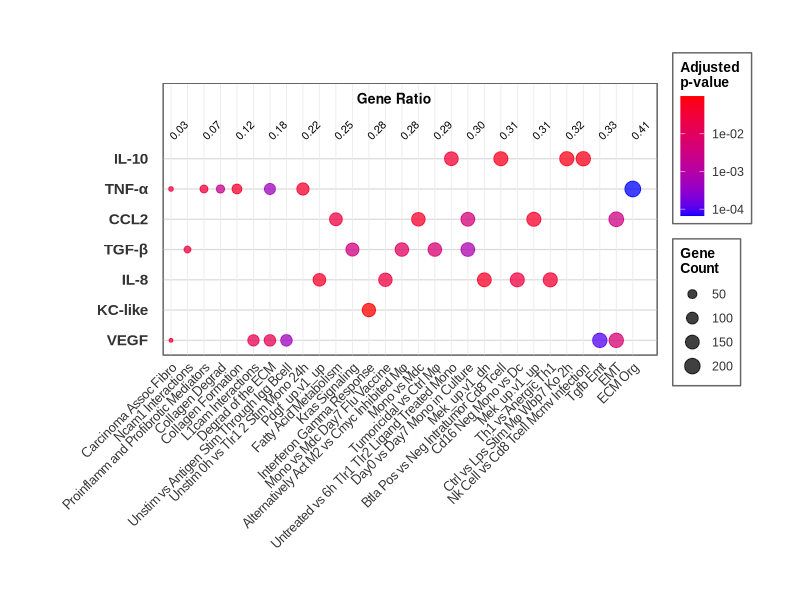
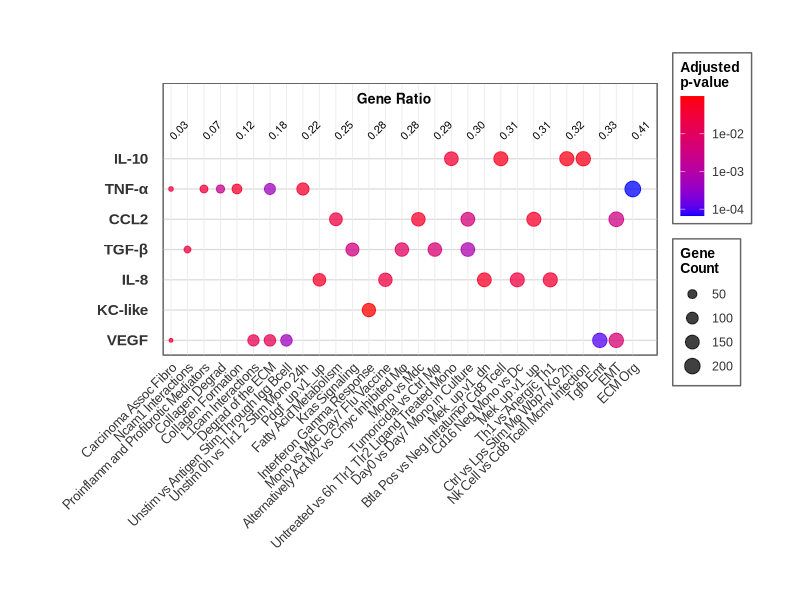
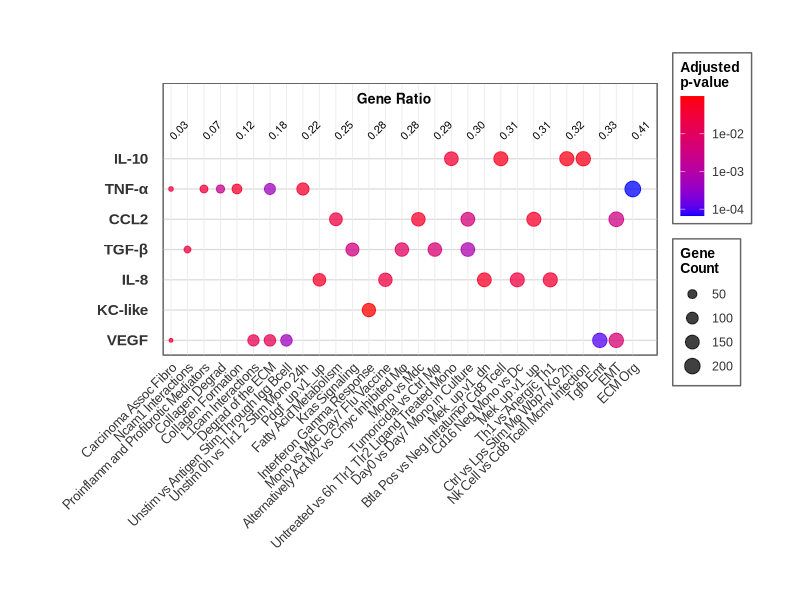
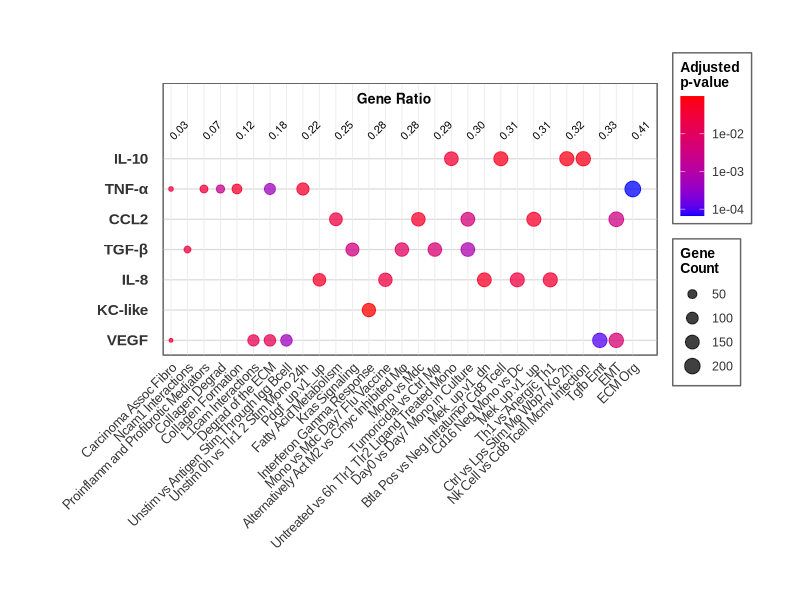

Write R code to recreate these figures, in order.
# ==========================================
# PLOS ONE GSEA DOTPLOT - SWIMLANE LAYOUT
# ==========================================

library(ggplot2)
library(dplyr)
library(tidyr)

dat <- read.csv("select_gsea_results_for_figure.csv", stringsAsFactors = FALSE)

# Pathway name formatting with abbreviations
format_pathway_names <- function(pathway_names) {
  cleaned <- gsub("^(HALLMARK_|GSE\\d+_|MEK_UP\\.V1_|FOROUTAN_|REACTOME_|MISHRA_|WP_|PDGF_UP\\.V1_)", "", pathway_names)
  cleaned <- gsub("(_|\\b)(UP|DOWN|DN)(\\b|_)", " ", cleaned, ignore.case = TRUE)
  cleaned <- gsub("_+", " ", cleaned)
  cleaned <- gsub("\\s+", " ", cleaned)
  cleaned <- trimws(cleaned)
  
  is_empty <- nchar(cleaned) == 0 | cleaned %in% c("Up", "Dn", "up", "dn", "DOWN", "DOWN ")
  cleaned[is_empty] <- pathway_names[is_empty]
  
  t <- tools::toTitleCase(tolower(cleaned))
  t <- gsub("\\bDna\\b", "DNA", t)
  t <- gsub("\\bRna\\b", "RNA", t)
  t <- gsub("\\bTnf\\b", "TNF", t)
  t <- gsub("\\bIl\\b", "IL", t)
  t <- gsub("\\bVs\\b", "vs", t)
  
  # Abbreviations
  t <- gsub("Epithelial Mesenchymal Transition", "EMT", t)
  t <- gsub("Extracellular Matrix", "ECM", t)
  t <- gsub("Macrophage", "Mφ", t)
  t <- gsub("Monocyte", "Mono", t)
  t <- gsub("Organization", "Org", t)
  t <- gsub("Associated", "Assoc", t)
  t <- gsub("Fibroblast", "Fibro", t)
  t <- gsub("Degradation", "Degrad", t)
  t <- gsub("Proinflammatory", "Proinflamm", t)
  t <- gsub("Intratumoral", "Intratumor", t)
  
  # Remove "Overview of" prefix - use ignore.case to catch all variations
  t <- gsub("^Overview of ", "", t, ignore.case = TRUE)
  t <- trimws(t)  # Clean up any extra whitespace
  
  return(t)
}
  
 

# Cytokine normalization
normalize_cytokine <- function(x) {
  case_when(
    tolower(x) == "tnf.a" | tolower(x) == "tnf-a" ~ "TNF-α",
    tolower(x) == "tgf.b" | tolower(x) == "tgf-b" ~ "TGF-β", 
    tolower(x) == "kc.like" | tolower(x) == "kc-like" ~ "KC-like",
    tolower(x) == "il.10" | tolower(x) == "il-10" ~ "IL-10",
    tolower(x) == "il.8" | tolower(x) == "il-8" ~ "IL-8",
    tolower(x) == "vegf" ~ "VEGF",
    tolower(x) == "ccl2" ~ "CCL2",
    TRUE ~ as.character(x)
  )
}

# Prepare data
df <- dat %>%
  mutate(
    pathway_clean = format_pathway_names(Description),
    cytokine_clean = normalize_cytokine(Cytokine),
    p.adjust = as.numeric(p.adjust),
    count = setSize,
    gene_ratio = setSize / 500
  ) %>%
  filter(is.finite(p.adjust), p.adjust < 0.10)

# Order pathways by AVERAGE gene ratio
pathway_gene_ratio <- df %>%
  group_by(pathway_clean) %>%
  summarise(sort_gene_ratio = mean(gene_ratio, na.rm = TRUE)) %>%
  arrange(sort_gene_ratio)

pathway_order_levels <- pathway_gene_ratio$pathway_clean

# Custom cytokine order
cytokine_order_levels <- c("VEGF", "KC-like", "IL-8", "TGF-β", "CCL2", "TNF-α", "IL-10")

# Apply ordering
df <- df %>%
  mutate(
    pathway_order = factor(pathway_clean, levels = pathway_order_levels),
    cytokine_order = factor(cytokine_clean, levels = cytokine_order_levels)
  )

# Create annotation data for gene ratio labels - show every other pathway
n_cytokines <- length(cytokine_order_levels)
gene_ratio_annotations <- pathway_gene_ratio %>%
  mutate(
    pathway_order = factor(pathway_clean, levels = pathway_order_levels),
    label = sprintf("%.2f", sort_gene_ratio),
    y_pos = n_cytokines + 0.7,
    pathway_index = row_number()
  ) %>%
  filter(pathway_index %% 2 == 1)

# SWIMLANE PLOT
swimlane_plot <- ggplot(df, aes(x = pathway_order, y = cytokine_order)) +
  geom_point(aes(size = count, color = p.adjust), alpha = 0.75) +
  
  # Add gene ratio labels at the top (every other pathway)
  geom_text(data = gene_ratio_annotations,
            aes(x = pathway_order, y = y_pos, label = label),
            size = 8/.pt,  # 8 point font
            color = "grey3", angle = 45, hjust = 0, vjust = 0.5,
            inherit.aes = FALSE) +
  
  # Add "Gene Ratio" title
  annotate("text", x = length(pathway_order_levels)/2, 
           y = n_cytokines + 2,
           label = "Gene Ratio", fontface = "bold", 
           size = 10/.pt,  # 10 point font
           color = "grey2") +
  
  scale_color_gradient(
    low = "#0000FF",   
    high = "#FF0000", 
    trans = "log10",
    name = "Adjusted\np-value",
    breaks = c(1e-04, 1e-03, 1e-02),
    labels = c("1e-04", "1e-03", "1e-02")
  ) +
  
  # Reduced dot sizes
  scale_size_continuous(name = "Gene\nCount", range = c(1, 5)) +
  
  # Expand x axis on the right side to prevent cutoff
  scale_x_discrete(expand = expansion(add = c(0.5, 1.5))) +
  
  # Expand y axis to make room for gene ratio annotations above
  scale_y_discrete(expand = expansion(add = c(0.5, 2.5))) +
  
  labs(x = NULL, y = NULL) +
  
  theme_minimal(base_size = 11, base_family = "Arial") +
  theme(
    axis.text.x = element_text(angle = 45, hjust = 1, vjust = 1, 
                               size = 9, color = "grey20", lineheight = 0.9,
                               margin = margin(t = 2)),
    axis.text.y = element_text(size = 11, color = "grey20", face = "bold",
                               margin = margin(r = 8)),
    
    panel.grid.major.x = element_line(color = "grey92", size = 0.3),
    panel.grid.major.y = element_line(color = "grey85", size = 0.4),
    panel.grid.minor = element_blank(),
    panel.border = element_rect(color = "grey40", size = 0.6, fill = NA),
    panel.background = element_rect(fill = "white"),
    
    legend.position = "right",
    legend.background = element_rect(fill = "white", color = "grey40", size = 0.5),
    legend.title = element_text(size = 10, face = "bold", color = "black"),
    legend.text = element_text(size = 9, color = "grey20"),
    legend.key = element_rect(fill = "white", color = NA),
    
    # Increased right margin to prevent cutoff
    plot.margin = margin(t = 60, r = 35, b = 35, l = 70),
    plot.background = element_rect(fill = "white", color = NA)
  )

print(swimlane_plot)

# Save files
ggsave("gsea_swimlane.tiff", swimlane_plot, 
       width = 19.05, height = 14, units = "cm", 
       dpi = 300, compression = "lzw", bg = "white")

ggsave("gsea_swimlane.eps", swimlane_plot, 
       width = 19.05, height = 14, units = "cm", 
       dpi = 300, device = cairo_ps, bg = "white")

ggsave("gsea_swimlane.pdf", swimlane_plot, 
       width = 19.05, height = 14, units = "cm", device = cairo_pdf)